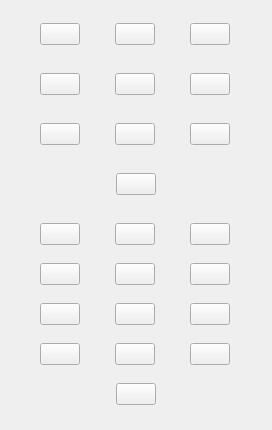
      <widget class="QWidget" name="tbCabinets">
       <property name="geometry">
        <rect>
         <x>0</x>
         <y>0</y>
         <width>272</width>
         <height>430</height>
        </rect>
       </property>
       <attribute name="label">
        <string>Cabinets and Wardrobes</string>
       </attribute>
       <layout class="QVBoxLayout" name="verticalLayout_6">
        <item>
         <layout class="QHBoxLayout" name="horLO_Cabs_Wards_1">
          <item>
           <widget class="QPushButton" name="btnNightTable_darkblue">
            <property name="sizePolicy">
             <sizepolicy hsizetype="Fixed" vsizetype="Fixed">
              <horstretch>0</horstretch>
              <verstretch>0</verstretch>
             </sizepolicy>
            </property>
            <property name="cursor">
             <cursorShape>PointingHandCursor</cursorShape>
            </property>
            <property name="toolTip">
             <string>&lt;html&gt;&lt;head/&gt;&lt;body&gt;&lt;p&gt;&lt;span style=&quot; font-weight:600; font-style:italic; color:#eeeeec;&quot;&gt;Cabinet&lt;/span&gt;&lt;/p&gt;&lt;/body&gt;&lt;/html&gt;</string>
            </property>
            <property name="styleSheet">
             <string notr="true">background-color: transparent;
border-image: url(:/img/furniture/wardrobes \&amp; cabinets/night_table_1_darkblue.png);
width: 40px;
height: 30px;
background: none;
background-repeat: none;</string>
            </property>
            <property name="text">
             <string/>
            </property>
           </widget>
          </item>
          <item>
           <widget class="QPushButton" name="btnNightTable_normal">
            <property name="sizePolicy">
             <sizepolicy hsizetype="Fixed" vsizetype="Fixed">
              <horstretch>0</horstretch>
              <verstretch>0</verstretch>
             </sizepolicy>
            </property>
            <property name="cursor">
             <cursorShape>PointingHandCursor</cursorShape>
            </property>
            <property name="toolTip">
             <string>&lt;html&gt;&lt;head/&gt;&lt;body&gt;&lt;p&gt;&lt;span style=&quot; font-weight:600; font-style:italic;&quot;&gt;Cabinet&lt;/span&gt;&lt;/p&gt;&lt;/body&gt;&lt;/html&gt;</string>
            </property>
            <property name="styleSheet">
             <string notr="true">background-color: transparent;
border-image: url(:/img/furniture/wardrobes \&amp; cabinets/night_table_1_normal.png);
width: 40px;
height: 30px;
background: none;
background-repeat: none;</string>
            </property>
            <property name="text">
             <string/>
            </property>
           </widget>
          </item>
          <item>
           <widget class="QPushButton" name="btnNightTable_white">
            <property name="sizePolicy">
             <sizepolicy hsizetype="Fixed" vsizetype="Fixed">
              <horstretch>0</horstretch>
              <verstretch>0</verstretch>
             </sizepolicy>
            </property>
            <property name="cursor">
             <cursorShape>PointingHandCursor</cursorShape>
            </property>
            <property name="toolTip">
             <string>&lt;html&gt;&lt;head/&gt;&lt;body&gt;&lt;p&gt;&lt;span style=&quot; font-weight:600; font-style:italic;&quot;&gt;Cabinet&lt;/span&gt;&lt;/p&gt;&lt;/body&gt;&lt;/html&gt;</string>
            </property>
            <property name="styleSheet">
             <string notr="true">background-color: transparent;
border-image: url(:/img/furniture/wardrobes \&amp; cabinets/night_table_1_white.png);
width: 40px;
height: 30px;
background: none;
background-repeat: none;</string>
            </property>
            <property name="text">
             <string/>
            </property>
           </widget>
          </item>
         </layout>
        </item>
        <item>
         <layout class="QHBoxLayout" name="horLO_Cabs_Wards_2">
          <property name="topMargin">
           <number>10</number>
          </property>
          <item>
           <widget class="QPushButton" name="btnCabinet1_brown">
            <property name="sizePolicy">
             <sizepolicy hsizetype="Fixed" vsizetype="Fixed">
              <horstretch>0</horstretch>
              <verstretch>0</verstretch>
             </sizepolicy>
            </property>
            <property name="cursor">
             <cursorShape>PointingHandCursor</cursorShape>
            </property>
            <property name="toolTip">
             <string>&lt;html&gt;&lt;head/&gt;&lt;body&gt;&lt;p&gt;&lt;span style=&quot; font-weight:600; font-style:italic;&quot;&gt;Cabinet&lt;/span&gt;&lt;/p&gt;&lt;/body&gt;&lt;/html&gt;</string>
            </property>
            <property name="styleSheet">
             <string notr="true">background-color: transparent;
border-image: url(:/img/furniture/wardrobes \&amp; cabinets/cabinet_1_brown.png);
width: 40px;
height: 30px;
background: none;
background-repeat: none;</string>
            </property>
            <property name="text">
             <string/>
            </property>
           </widget>
          </item>
          <item>
           <widget class="QPushButton" name="btnCabinet1_light">
            <property name="sizePolicy">
             <sizepolicy hsizetype="Fixed" vsizetype="Fixed">
              <horstretch>0</horstretch>
              <verstretch>0</verstretch>
             </sizepolicy>
            </property>
            <property name="cursor">
             <cursorShape>PointingHandCursor</cursorShape>
            </property>
            <property name="toolTip">
             <string>&lt;html&gt;&lt;head/&gt;&lt;body&gt;&lt;p&gt;&lt;span style=&quot; font-weight:600; font-style:italic;&quot;&gt;Cabinet&lt;/span&gt;&lt;/p&gt;&lt;/body&gt;&lt;/html&gt;</string>
            </property>
            <property name="styleSheet">
             <string notr="true">background-color: transparent;
border-image: url(:/img/furniture/wardrobes \&amp; cabinets/cabinet_1_light.png);
width: 40px;
height: 30px;
background: none;
background-repeat: none;</string>
            </property>
            <property name="text">
             <string/>
            </property>
           </widget>
          </item>
          <item>
           <widget class="QPushButton" name="btnCabinet1_white">
            <property name="sizePolicy">
             <sizepolicy hsizetype="Fixed" vsizetype="Fixed">
              <horstretch>0</horstretch>
              <verstretch>0</verstretch>
             </sizepolicy>
            </property>
            <property name="cursor">
             <cursorShape>PointingHandCursor</cursorShape>
            </property>
            <property name="toolTip">
             <string>&lt;html&gt;&lt;head/&gt;&lt;body&gt;&lt;p&gt;&lt;span style=&quot; font-weight:600; font-style:italic;&quot;&gt;Cabinet&lt;/span&gt;&lt;/p&gt;&lt;/body&gt;&lt;/html&gt;</string>
            </property>
            <property name="styleSheet">
             <string notr="true">background-color: transparent;
border-image: url(:/img/furniture/wardrobes \&amp; cabinets/cabinet_1_white.png);
width: 40px;
height: 30px;
background: none;
background-repeat: none;</string>
            </property>
            <property name="text">
             <string/>
            </property>
           </widget>
          </item>
         </layout>
        </item>
        <item>
         <layout class="QHBoxLayout" name="horLO_Cabs_Wards_3">
          <property name="topMargin">
           <number>10</number>
          </property>
          <item>
           <widget class="QPushButton" name="btnCabinet2_dark">
            <property name="sizePolicy">
             <sizepolicy hsizetype="Fixed" vsizetype="Fixed">
              <horstretch>0</horstretch>
              <verstretch>0</verstretch>
             </sizepolicy>
            </property>
            <property name="cursor">
             <cursorShape>PointingHandCursor</cursorShape>
            </property>
            <property name="toolTip">
             <string>&lt;html&gt;&lt;head/&gt;&lt;body&gt;&lt;p&gt;&lt;span style=&quot; font-weight:600; font-style:italic;&quot;&gt;Cabinet&lt;/span&gt;&lt;/p&gt;&lt;/body&gt;&lt;/html&gt;</string>
            </property>
            <property name="styleSheet">
             <string notr="true">background-color: transparent;
border-image: url(:/img/furniture/wardrobes \&amp; cabinets/cabinet_2_dark_brown.png);
width: 40px;
height: 30px;
background: none;
background-repeat: none;</string>
            </property>
            <property name="text">
             <string/>
            </property>
           </widget>
          </item>
          <item>
           <widget class="QPushButton" name="btnCabinet2_brown">
            <property name="sizePolicy">
             <sizepolicy hsizetype="Fixed" vsizetype="Fixed">
              <horstretch>0</horstretch>
              <verstretch>0</verstretch>
             </sizepolicy>
            </property>
            <property name="cursor">
             <cursorShape>PointingHandCursor</cursorShape>
            </property>
            <property name="toolTip">
             <string>&lt;html&gt;&lt;head/&gt;&lt;body&gt;&lt;p&gt;&lt;span style=&quot; font-weight:600; font-style:italic;&quot;&gt;Cabinet&lt;/span&gt;&lt;/p&gt;&lt;/body&gt;&lt;/html&gt;</string>
            </property>
            <property name="styleSheet">
             <string notr="true">background-color: transparent;
border-image: url(:/img/furniture/wardrobes \&amp; cabinets/cabinet_2_brown.png);
width: 40px;
height: 30px;
background: none;
background-repeat: none;</string>
            </property>
            <property name="text">
             <string/>
            </property>
           </widget>
          </item>
          <item>
           <widget class="QPushButton" name="btnCabinet3_dark">
            <property name="sizePolicy">
             <sizepolicy hsizetype="Fixed" vsizetype="Fixed">
              <horstretch>0</horstretch>
              <verstretch>0</verstretch>
             </sizepolicy>
            </property>
            <property name="cursor">
             <cursorShape>PointingHandCursor</cursorShape>
            </property>
            <property name="toolTip">
             <string>&lt;html&gt;&lt;head/&gt;&lt;body&gt;&lt;p&gt;&lt;span style=&quot; font-weight:600; font-style:italic;&quot;&gt;Cabinet&lt;/span&gt;&lt;/p&gt;&lt;/body&gt;&lt;/html&gt;</string>
            </property>
            <property name="styleSheet">
             <string notr="true">background-color: transparent;
border-image: url(:/img/furniture/wardrobes \&amp; cabinets/cabinet_3_dark.png);
width: 35px;
height: 35px;
background: none;
background-repeat: none;</string>
            </property>
            <property name="text">
             <string/>
            </property>
           </widget>
          </item>
         </layout>
        </item>
        <item>
         <layout class="QHBoxLayout" name="horLO_Cabs_Wards_4">
          <property name="topMargin">
           <number>10</number>
          </property>
          <property name="bottomMargin">
           <number>10</number>
          </property>
          <item>
           <widget class="QPushButton" name="btnCabinet3_light">
            <property name="sizePolicy">
             <sizepolicy hsizetype="Fixed" vsizetype="Fixed">
              <horstretch>0</horstretch>
              <verstretch>0</verstretch>
             </sizepolicy>
            </property>
            <property name="cursor">
             <cursorShape>PointingHandCursor</cursorShape>
            </property>
            <property name="toolTip">
             <string>&lt;html&gt;&lt;head/&gt;&lt;body&gt;&lt;p&gt;&lt;span style=&quot; font-weight:600; font-style:italic;&quot;&gt;Cabinet&lt;/span&gt;&lt;/p&gt;&lt;/body&gt;&lt;/html&gt;</string>
            </property>
            <property name="styleSheet">
             <string notr="true">background-color: transparent;
border-image: url(:/img/furniture/wardrobes \&amp; cabinets/cabinet_3_light.png);
width: 35px;
height: 35px;
background: none;
background-repeat: none;</string>
            </property>
            <property name="text">
             <string/>
            </property>
           </widget>
          </item>
         </layout>
        </item>
        <item>
         <layout class="QHBoxLayout" name="horLO_Cabs_Wards_5">
          <item>
           <widget class="QPushButton" name="btnWardrobe1_black">
            <property name="sizePolicy">
             <sizepolicy hsizetype="Fixed" vsizetype="Fixed">
              <horstretch>0</horstretch>
              <verstretch>0</verstretch>
             </sizepolicy>
            </property>
            <property name="cursor">
             <cursorShape>PointingHandCursor</cursorShape>
            </property>
            <property name="styleSheet">
             <string notr="true">background-color: transparent;
border-image: url(:/img/furniture/wardrobes \&amp; cabinets/wardrobe_1_black.png);
width: 75px;
height: 40px;
background: none;
background-repeat: none;</string>
            </property>
            <property name="text">
             <string/>
            </property>
           </widget>
          </item>
          <item>
           <widget class="QPushButton" name="btnWardrobe1_grey">
            <property name="sizePolicy">
             <sizepolicy hsizetype="Fixed" vsizetype="Fixed">
              <horstretch>0</horstretch>
              <verstretch>0</verstretch>
             </sizepolicy>
            </property>
            <property name="cursor">
             <cursorShape>PointingHandCursor</cursorShape>
            </property>
            <property name="styleSheet">
             <string notr="true">background-color: transparent;
border-image: url(:/img/furniture/wardrobes \&amp; cabinets/wardrobe_1_grey.png);
width: 75px;
height: 40px;
background: none;
background-repeat: none;</string>
            </property>
            <property name="text">
             <string/>
            </property>
           </widget>
          </item>
          <item>
           <widget class="QPushButton" name="btnWardrobe1_white">
            <property name="sizePolicy">
             <sizepolicy hsizetype="Fixed" vsizetype="Fixed">
              <horstretch>0</horstretch>
              <verstretch>0</verstretch>
             </sizepolicy>
            </property>
            <property name="cursor">
             <cursorShape>PointingHandCursor</cursorShape>
            </property>
            <property name="styleSheet">
             <string notr="true">background-color: transparent;
border-image: url(:/img/furniture/wardrobes \&amp; cabinets/wardrobe_1_white.png);
width: 75px;
height: 40px;
background: none;
background-repeat: none;</string>
            </property>
            <property name="text">
             <string/>
            </property>
           </widget>
          </item>
         </layout>
        </item>
        <item>
         <layout class="QHBoxLayout" name="horLO_Cabs_Wards_6">
          <item>
           <widget class="QPushButton" name="btnWardrobe1_brown">
            <property name="sizePolicy">
             <sizepolicy hsizetype="Fixed" vsizetype="Fixed">
              <horstretch>0</horstretch>
              <verstretch>0</verstretch>
             </sizepolicy>
            </property>
            <property name="cursor">
             <cursorShape>PointingHandCursor</cursorShape>
            </property>
            <property name="styleSheet">
             <string notr="true">background-color: transparent;
border-image: url(:/img/furniture/wardrobes \&amp; cabinets/wardrobe_1_brown.png);
width: 75px;
height: 40px;
background: none;
background-repeat: none;</string>
            </property>
            <property name="text">
             <string/>
            </property>
           </widget>
          </item>
          <item>
           <widget class="QPushButton" name="btnWardrobe1_normal">
            <property name="sizePolicy">
             <sizepolicy hsizetype="Fixed" vsizetype="Fixed">
              <horstretch>0</horstretch>
              <verstretch>0</verstretch>
             </sizepolicy>
            </property>
            <property name="cursor">
             <cursorShape>PointingHandCursor</cursorShape>
            </property>
            <property name="styleSheet">
             <string notr="true">background-color: transparent;
border-image: url(:/img/furniture/wardrobes \&amp; cabinets/wardrobe_1_normal.png);
width: 75px;
height: 40px;
background: none;
background-repeat: none;</string>
            </property>
            <property name="text">
             <string/>
            </property>
           </widget>
          </item>
          <item>
           <widget class="QPushButton" name="btnWardrobe1_light">
            <property name="sizePolicy">
             <sizepolicy hsizetype="Fixed" vsizetype="Fixed">
              <horstretch>0</horstretch>
              <verstretch>0</verstretch>
             </sizepolicy>
            </property>
            <property name="cursor">
             <cursorShape>PointingHandCursor</cursorShape>
            </property>
            <property name="styleSheet">
             <string notr="true">background-color: transparent;
border-image: url(:/img/furniture/wardrobes \&amp; cabinets/wardrobe_1_light.png);
width: 75px;
height: 40px;
background: none;
background-repeat: none;</string>
            </property>
            <property name="text">
             <string/>
            </property>
           </widget>
          </item>
         </layout>
        </item>
        <item>
         <layout class="QHBoxLayout" name="horLO_Cabs_Wards_7">
          <item>
           <widget class="QPushButton" name="btnWardrobe2_black">
            <property name="sizePolicy">
             <sizepolicy hsizetype="Fixed" vsizetype="Fixed">
              <horstretch>0</horstretch>
              <verstretch>0</verstretch>
             </sizepolicy>
            </property>
            <property name="cursor">
             <cursorShape>PointingHandCursor</cursorShape>
            </property>
            <property name="styleSheet">
             <string notr="true">background-color: transparent;
border-image: url(:/img/furniture/wardrobes \&amp; cabinets/wardrobe_2_black.png);
width: 80px;
height: 35px;
background: none;
background-repeat: none;</string>
            </property>
            <property name="text">
             <string/>
            </property>
           </widget>
          </item>
          <item>
           <widget class="QPushButton" name="btnWardrobe2_grey">
            <property name="sizePolicy">
             <sizepolicy hsizetype="Fixed" vsizetype="Fixed">
              <horstretch>0</horstretch>
              <verstretch>0</verstretch>
             </sizepolicy>
            </property>
            <property name="cursor">
             <cursorShape>PointingHandCursor</cursorShape>
            </property>
            <property name="styleSheet">
             <string notr="true">background-color: transparent;
border-image: url(:/img/furniture/wardrobes \&amp; cabinets/wardrobe_2_grey.png);
width: 80px;
height: 35px;
background: none;
background-repeat: none;</string>
            </property>
            <property name="text">
             <string/>
            </property>
           </widget>
          </item>
          <item>
           <widget class="QPushButton" name="btnWardrobe2_white">
            <property name="sizePolicy">
             <sizepolicy hsizetype="Fixed" vsizetype="Fixed">
              <horstretch>0</horstretch>
              <verstretch>0</verstretch>
             </sizepolicy>
            </property>
            <property name="cursor">
             <cursorShape>PointingHandCursor</cursorShape>
            </property>
            <property name="styleSheet">
             <string notr="true">background-color: transparent;
border-image: url(:/img/furniture/wardrobes \&amp; cabinets/wardrobe_2_white.png);
width: 80px;
height: 35px;
background: none;
background-repeat: none;</string>
            </property>
            <property name="text">
             <string/>
            </property>
           </widget>
          </item>
         </layout>
        </item>
        <item>
         <layout class="QHBoxLayout" name="horLO_Cabs_Wards_8">
          <item>
           <widget class="QPushButton" name="btnWardrobe2_dark">
            <property name="sizePolicy">
             <sizepolicy hsizetype="Fixed" vsizetype="Fixed">
              <horstretch>0</horstretch>
              <verstretch>0</verstretch>
             </sizepolicy>
            </property>
            <property name="cursor">
             <cursorShape>PointingHandCursor</cursorShape>
            </property>
            <property name="styleSheet">
             <string notr="true">background-color: transparent;
border-image: url(:/img/furniture/wardrobes \&amp; cabinets/wardrobe_2_dark.png);
width: 80px;
height: 35px;
background: none;
background-repeat: none;</string>
            </property>
            <property name="text">
             <string/>
            </property>
           </widget>
          </item>
          <item>
           <widget class="QPushButton" name="btnWardrobe2_normal">
            <property name="sizePolicy">
             <sizepolicy hsizetype="Fixed" vsizetype="Fixed">
              <horstretch>0</horstretch>
              <verstretch>0</verstretch>
             </sizepolicy>
            </property>
            <property name="cursor">
             <cursorShape>PointingHandCursor</cursorShape>
            </property>
            <property name="styleSheet">
             <string notr="true">background-color: transparent;
border-image: url(:/img/furniture/wardrobes \&amp; cabinets/wardrobe_2_normal.png);
width: 80px;
height: 35px;
background: none;
background-repeat: none;</string>
            </property>
            <property name="text">
             <string/>
            </property>
           </widget>
          </item>
          <item>
           <widget class="QPushButton" name="btnWardrobe2_light">
            <property name="sizePolicy">
             <sizepolicy hsizetype="Fixed" vsizetype="Fixed">
              <horstretch>0</horstretch>
              <verstretch>0</verstretch>
             </sizepolicy>
            </property>
            <property name="cursor">
             <cursorShape>PointingHandCursor</cursorShape>
            </property>
            <property name="styleSheet">
             <string notr="true">background-color: transparent;
border-image: url(:/img/furniture/wardrobes \&amp; cabinets/wardrobe_2_light.png);
width: 80px;
height: 35px;
background: none;
background-repeat: none;</string>
            </property>
            <property name="text">
             <string/>
            </property>
           </widget>
          </item>
         </layout>
        </item>
        <item>
         <layout class="QHBoxLayout" name="horLO_Cabs_Wards_9">
          <item>
           <widget class="QPushButton" name="btnWardrobe3">
            <property name="sizePolicy">
             <sizepolicy hsizetype="Fixed" vsizetype="Fixed">
              <horstretch>0</horstretch>
              <verstretch>0</verstretch>
             </sizepolicy>
            </property>
            <property name="cursor">
             <cursorShape>PointingHandCursor</cursorShape>
            </property>
            <property name="styleSheet">
             <string notr="true">background-color: transparent;
border-image: url(:/img/furniture/wardrobes \&amp; cabinets/wardrobe_3.png);
width: 90px;
height: 30px;
background: none;
background-repeat: none;</string>
            </property>
            <property name="text">
             <string/>
            </property>
           </widget>
          </item>
         </layout>
        </item>
       </layout>
      </widget>
